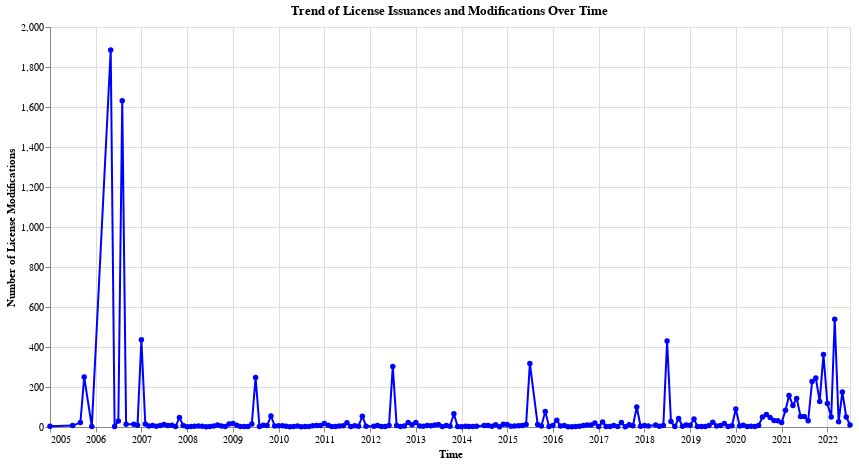

Notebook code cell kept with this figure:
### Code cell
licenses_df['LastModifiedDate'] = pd.to_datetime(licenses_df['LastModifiedDate'])

licenses_df['YearMonth'] = licenses_df['LastModifiedDate'].dt.strftime('%Y-%m')

time_agg = licenses_df.groupby('YearMonth').size().reset_index(name='Count')

selection = alt.selection_interval(encodings=['x'])

chart2 = alt.Chart(time_agg).mark_line(point=True).encode(
    x=alt.X('YearMonth:T', axis=alt.Axis(title='Time')),
    y=alt.Y('Count:Q', axis=alt.Axis(title='Number of License Modifications')),
    tooltip=['YearMonth:T', 'Count:Q'],
    color=alt.condition(selection, alt.value('blue'), alt.value('lightgray'))
).add_params(
    selection
).properties(
    title='Trend of License Issuances and Modifications Over Time',
    width=800,
    height=400
)

chart2

### Figure 1 — Vega-Lite specification as saved in the notebook (floating-point values rounded to 4 significant figures; data arrays with more than 128 entries replaced by an {"elided": "..."} marker saying what was removed)
{"config": {"view": {"continuousWidth": 300, "continuousHeight": 300}}, "data": {"name": "data-4b2787aeb61707100dda197d46890c78"}, "mark": {"type": "line", "point": true}, "encoding": {"color": {"condition": {"param": "param_9", "value": "blue"}, "value": "lightgray"}, "tooltip": [{"field": "YearMonth", "type": "temporal"}, {"field": "Count", "type": "quantitative"}], "x": {"axis": {"title": "Time"}, "field": "YearMonth", "type": "temporal"}, "y": {"axis": {"title": "Number of License Modifications"}, "field": "Count", "type": "quantitative"}}, "height": 400, "params": [{"name": "param_9", "select": {"type": "interval", "encodings": ["x"]}}], "title": "Trend of License Issuances and Modifications Over Time", "width": 800, "$schema": "https://vega.github.io/schema/vega-lite/v5.16.3.json", "datasets": {"data-4b2787aeb61707100dda197d46890c78": {"elided": "195 records"}}}
